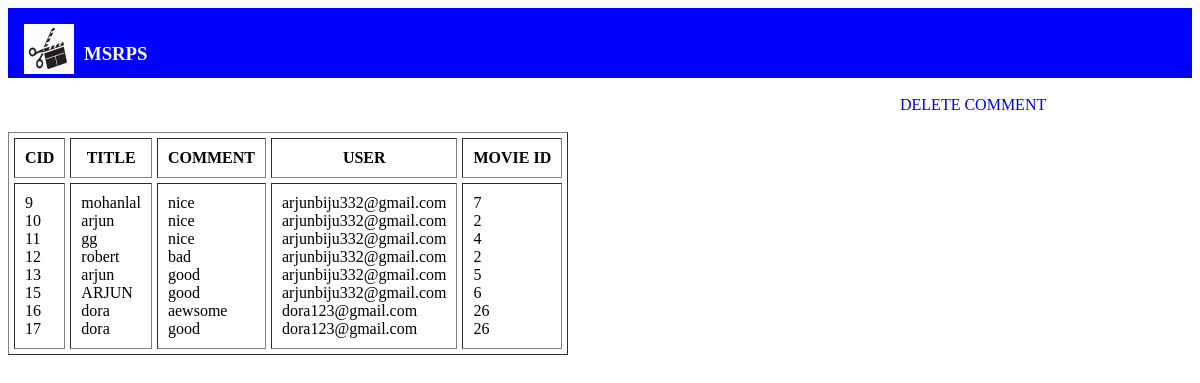
Page /viewcomment.php on the committed database.
### tables this page shows
CREATE TABLE `tbl_comment` (
  `cid` int(50) NOT NULL,
  `title` varchar(50) NOT NULL,
  `comment` varchar(50) NOT NULL,
  `score` varchar(50) NOT NULL,
  `userid` varchar(50) NOT NULL,
  `username` varchar(50) NOT NULL,
  `id` varchar(50) NOT NULL
);

### viewcomment.php (the view, shortened to what this page needs)
<!DOCTYPE html>
<html>
<head>
</head>
<body>
<div class="main">
	<div class="i">
	<img src="images\logo-1640136453.png" width="50px" height="50px" class="f">
</div>
	<h3 class="title" style="color: white;">MSRPS</h3>
</div>
<br>
<form method="POST">
	<div class="btn">
	<a href="deletecomment.php" style="text-decoration:none">DELETE COMMENT</a>
</div>
</form>
<br>
<br>
<table border="1px" cellspacing="5px" cellpadding="10px">
	<tr>
		<th>CID</th>
		<th>TITLE</th>
		<th>COMMENT</th>
		<th>USER</th>
		<th>MOVIE ID</th>
	</tr>
	<tr>
		<td>
			<?php
$con=mysqli_connect("localhost","root","","moviedb");
$sql="select * from tbl_comment";
$res=mysqli_query($con,$sql);
while ($row=mysqli_fetch_assoc($res))
 {
echo $row['cid']."<br>";
}
?>
</td>
<td>
<?php
$con=mysqli_connect("localhost","root","","moviedb");
$sql="select * from tbl_comment";
$res=mysqli_query($con,$sql);
while ($row=mysqli_fetch_assoc($res))
 {
echo $row['title']."<br>";
}
?>
</td>
<td>
<?php
$con=mysqli_connect("localhost","root","","moviedb");
$sql="select * from tbl_comment";
$res=mysqli_query($con,$sql);
while ($row=mysqli_fetch_assoc($res))
 {
echo $row['comment']."<br>";
}
?>
</td>
<td>
<?php
$con=mysqli_connect("localhost","root","","moviedb");
$sql="select * from tbl_comment";
$res=mysqli_query($con,$sql);
while ($row=mysqli_fetch_assoc($res))
 {
echo $row['username']."<br>";
}
?>
</td>
<td>
<?php
$con=mysqli_connect("localhost","root","","moviedb");
$sql="select * from tbl_comment";
$res=mysqli_query($con,$sql);
while ($row=mysqli_fetch_assoc($res))
 {
echo $row['id']."<br>";
}
?>
</td>
</tr>
</table>
</body>
</html>

### viewcomment.php (style rules this page uses)
.main { width: 100%; height: 70px; background-color:blue; }
.f { position: absolute; top: 3%; left: 2%; }
.title { position: absolute; top: 3%; left: 7%; }
.btn { width: 300px; height: 200px; position: absolute; left: 75%; }

### rows in the picture
tbl_comment: cid "9", title "mohanlal", comment "nice", username "arjunbiju332@gmail.com", id "7"
tbl_comment: cid "10", title "arjun", comment "nice", username "arjunbiju332@gmail.com", id "2"
tbl_comment: cid "11", title "gg", comment "nice", username "arjunbiju332@gmail.com", id "4"
tbl_comment: cid "12", title "robert", comment "bad", username "arjunbiju332@gmail.com", id "2"
tbl_comment: cid "13", title "arjun", comment "good", username "arjunbiju332@gmail.com", id "5"
tbl_comment: cid "15", title "ARJUN", comment "good", username "arjunbiju332@gmail.com", id "6"
tbl_comment: cid "16", title "dora", comment "aewsome", username "dora123@gmail.com", id "26"
tbl_comment: cid "17", title "dora", comment "good", username "dora123@gmail.com", id "26"
